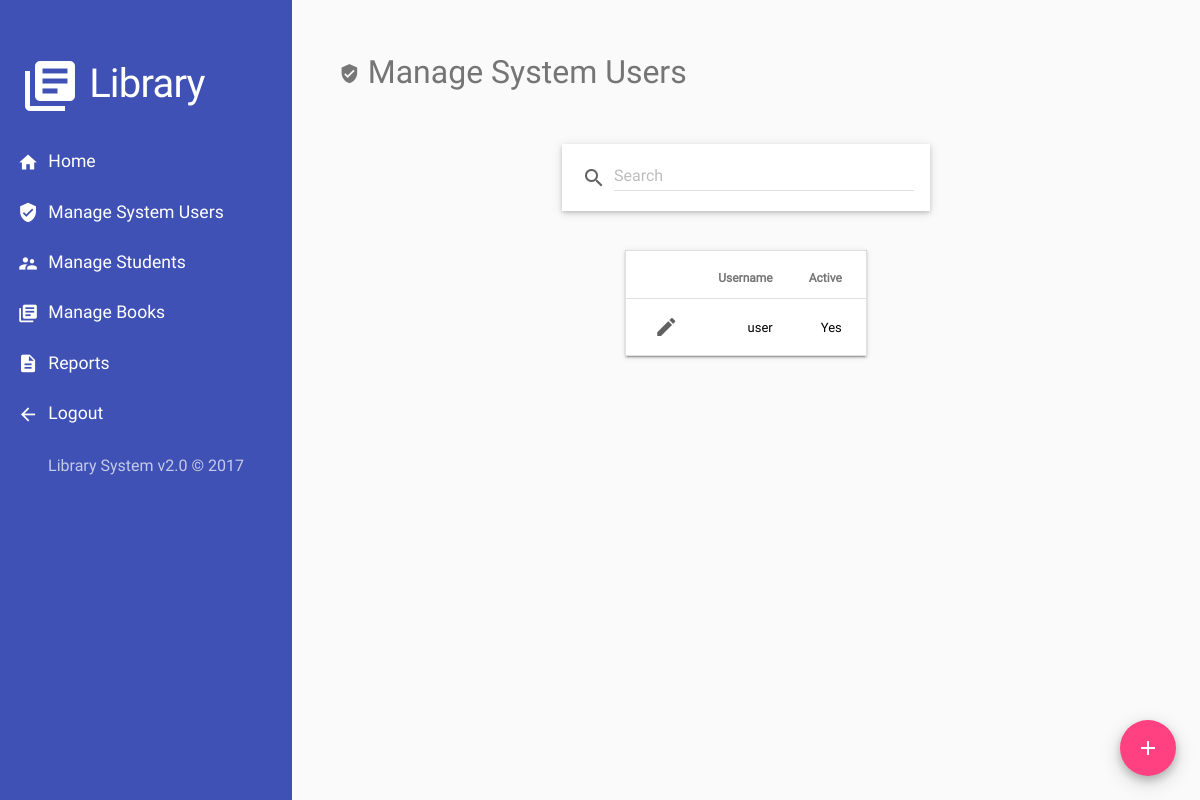
Page /admin-manage-admins.php (signed in) on the earlier database version.
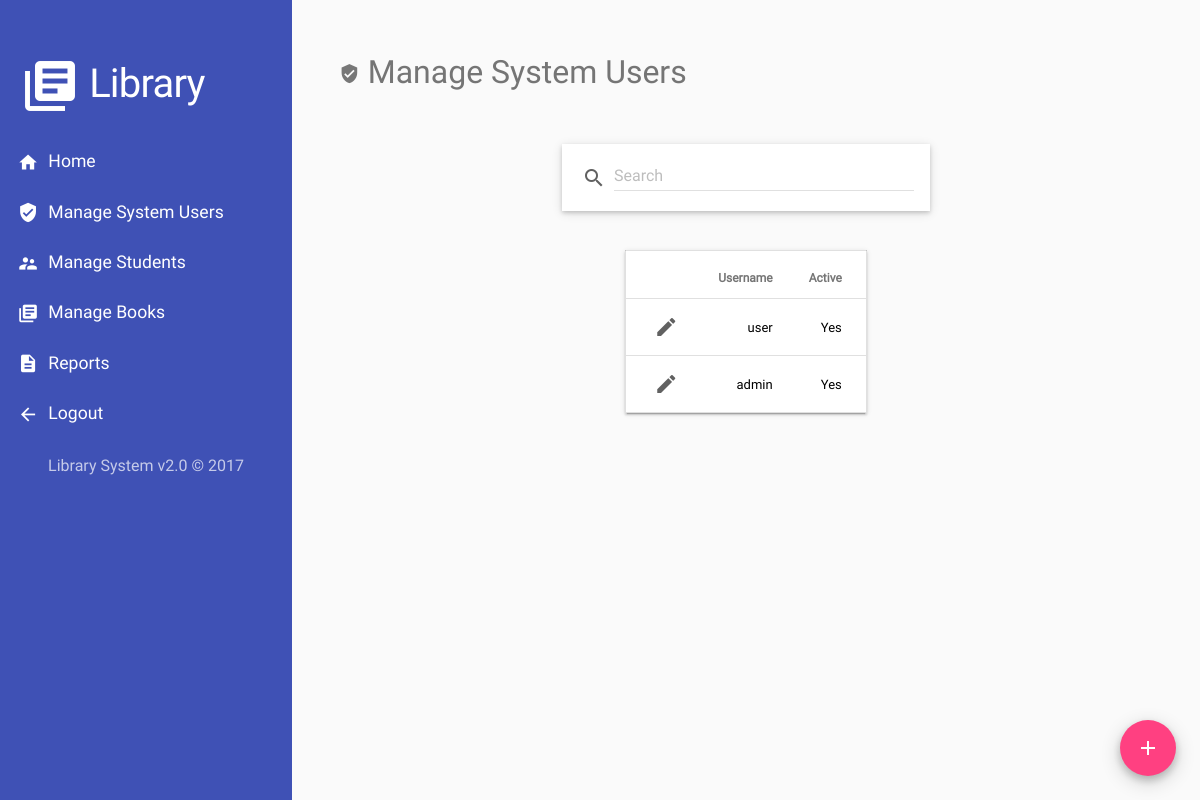
Same page on the later database version.
### tables this page shows
CREATE TABLE `users` (
  `id` int(11) NOT NULL,
  `username` varchar(128) NOT NULL,
  `password` varchar(255) NOT NULL,
  `year_level` int(2) DEFAULT NULL,
  `student_no` varchar(255) DEFAULT NULL,
  `type` enum('admin','normal') NOT NULL,
  `status` enum('0','1') NOT NULL
);

### admin-manage-admins.php (the view, shortened to what this page needs)
<?php include_once('html/top.php'); ?>
<?php
  require_once('html/welcome-header.php');
?>
<?php
  require_once('html/nav.php');
?>
<div class="content">
<h2 class="t-secondary">
  <i class="material-icons small">verified_user</i>
  Manage System Users
</h2>
<form action="<?php echo $_SERVER['PHP_SELF']; ?>" method="get">
</form>
<?php
  $condition = " AND 1 = 1";
?>
<?php
  $admins_query = "
    SELECT * FROM users
    WHERE type = 'admin'
    $condition
  ";
  $sql = mysqli_query($conn, $admins_query) or die(mysql_error());
?>
<form action="admin-action-admin.php" method="post" class="form-fab">
  <button type="submit" name="add-admin"
    class="mdl-button mdl-js-button mdl-button--fab mdl-js-ripple-effect mdl-button--colored my-card-2">
    <i class="material-icons fab">add</i>
  </button>
</form>
<div class="my-center">
<table class="mdl-data-table mdl-js-data-table mdl-shadow--2dp m-top-3">
  <tr>
    <th></th>
    <th>Username</th>
    <th>Active</th>
  </tr>
<?php
if (mysqli_num_rows($sql) > 0) {
  for ($i = 0; $row = mysqli_fetch_array($sql, MYSQLI_ASSOC); $i++) {
?>
  <tr>
    <td>
      <div>
        <form action="admin-action-admin.php" method="post">
          <label class="mdl-icon-toggle mdl-js-icon-toggle mdl-js-ripple-effect" for="submit-icon-<?php echo $row['id']; ?>">
            <i class="mdl-icon-toggle__label material-icons">edit</i>
          </label>
        </form>
      </div>
    </td>
    <td>
      <div>
        <?=$row['username']?>
    </td>
    <td>
      <div>
        <?php echo $row['status'] == 1 ? "Yes": "No"; ?>
      </div>
    </td>
  </tr>
<?php
  }
}
?>
</table>
</div>
</div>
</body>
</html>

Differences in the rows shown:
added users: username "admin", status "Yes"
